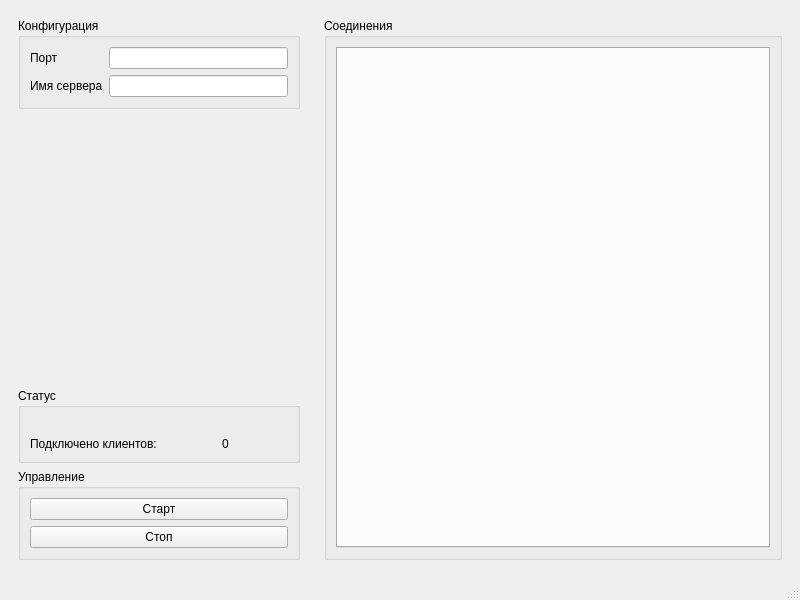
<?xml version="1.0" encoding="UTF-8"?>
<ui version="4.0">
 <class>MainWindow</class>
 <widget class="QMainWindow" name="MainWindow">
  <property name="geometry">
   <rect>
    <x>0</x>
    <y>0</y>
    <width>800</width>
    <height>600</height>
   </rect>
  </property>
  <property name="windowTitle">
   <string>MainWindow</string>
  </property>
  <widget class="QWidget" name="centralwidget">
   <layout class="QHBoxLayout" name="horizontalLayout">
    <item>
     <widget class="QWidget" name="widget_2" native="true">
      <property name="minimumSize">
       <size>
        <width>300</width>
        <height>0</height>
       </size>
      </property>
      <property name="maximumSize">
       <size>
        <width>300</width>
        <height>16777215</height>
       </size>
      </property>
      <layout class="QVBoxLayout" name="verticalLayout_2">
       <item>
        <widget class="QGroupBox" name="groupBox">
         <property name="title">
          <string>Конфигурация</string>
         </property>
         <layout class="QFormLayout" name="formLayout">
          <item row="0" column="0">
           <widget class="QLabel" name="label">
            <property name="text">
             <string>Порт</string>
            </property>
           </widget>
          </item>
          <item row="0" column="1">
           <widget class="QLineEdit" name="lePort">
            <property name="inputMask">
             <string/>
            </property>
            <property name="text">
             <string/>
            </property>
           </widget>
          </item>
          <item row="1" column="0">
           <widget class="QLabel" name="label_2">
            <property name="text">
             <string>Имя сервера</string>
            </property>
           </widget>
          </item>
          <item row="1" column="1">
           <widget class="QLineEdit" name="leServerName"/>
          </item>
         </layout>
        </widget>
       </item>
       <item>
        <spacer name="verticalSpacer">
         <property name="orientation">
          <enum>Qt::Vertical</enum>
         </property>
         <property name="sizeHint" stdset="0">
          <size>
           <width>20</width>
           <height>40</height>
          </size>
         </property>
        </spacer>
       </item>
       <item>
        <widget class="QGroupBox" name="groupBox_3">
         <property name="title">
          <string>Статус</string>
         </property>
         <layout class="QFormLayout" name="formLayout_2">
          <item row="1" column="0">
           <widget class="QLabel" name="label_3">
            <property name="text">
             <string>Подключено клиентов:</string>
            </property>
           </widget>
          </item>
          <item row="0" column="0" colspan="2">
           <widget class="QLabel" name="lblStatus">
            <property name="text">
             <string/>
            </property>
           </widget>
          </item>
          <item row="1" column="1">
           <widget class="QLabel" name="lblCountClients">
            <property name="text">
             <string>0</string>
            </property>
            <property name="alignment">
             <set>Qt::AlignCenter</set>
            </property>
           </widget>
          </item>
         </layout>
        </widget>
       </item>
       <item>
        <widget class="QGroupBox" name="groupBox_2">
         <property name="title">
          <string>Управление</string>
         </property>
         <layout class="QVBoxLayout" name="verticalLayout">
          <item>
           <widget class="QPushButton" name="btnStart">
            <property name="text">
             <string>Старт</string>
            </property>
           </widget>
          </item>
          <item>
           <widget class="QPushButton" name="btnStop">
            <property name="text">
             <string>Стоп</string>
            </property>
           </widget>
          </item>
         </layout>
        </widget>
       </item>
      </layout>
     </widget>
    </item>
    <item>
     <widget class="QWidget" name="widget" native="true">
      <layout class="QVBoxLayout" name="verticalLayout_3">
       <item>
        <widget class="QGroupBox" name="groupBox_4">
         <property name="title">
          <string>Соединения</string>
         </property>
         <layout class="QVBoxLayout" name="verticalLayout_5">
          <item>
           <widget class="QTabWidget" name="tabWidget">
            <property name="tabsClosable">
             <bool>false</bool>
            </property>
           </widget>
          </item>
         </layout>
        </widget>
       </item>
      </layout>
     </widget>
    </item>
   </layout>
  </widget>
  <widget class="QStatusBar" name="statusbar"/>
 </widget>
 <resources/>
 <connections/>
</ui>
